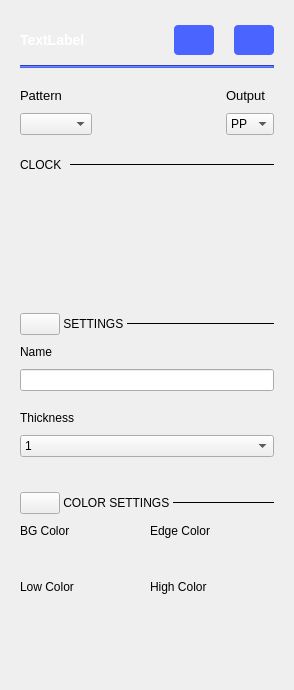
<?xml version="1.0" encoding="UTF-8"?>
<ui version="4.0">
 <class>PGCGSettings</class>
 <widget class="QWidget" name="PGCGSettings">
  <property name="geometry">
   <rect>
    <x>0</x>
    <y>0</y>
    <width>294</width>
    <height>690</height>
   </rect>
  </property>
  <property name="sizePolicy">
   <sizepolicy hsizetype="MinimumExpanding" vsizetype="Expanding">
    <horstretch>0</horstretch>
    <verstretch>0</verstretch>
   </sizepolicy>
  </property>
  <property name="windowTitle">
   <string>Form</string>
  </property>
  <property name="styleSheet">
   <string notr="true">#PBLeft, #PBRight {
  width: 40px;
  height: 30px;
  border-radius: 4px;
  background-color: #4a64ff;
}</string>
  </property>
  <layout class="QVBoxLayout" name="verticalLayout">
   <property name="spacing">
    <number>0</number>
   </property>
   <property name="leftMargin">
    <number>0</number>
   </property>
   <property name="topMargin">
    <number>0</number>
   </property>
   <property name="rightMargin">
    <number>0</number>
   </property>
   <property name="bottomMargin">
    <number>0</number>
   </property>
   <item>
    <layout class="QVBoxLayout" name="verticalLayout_2">
     <property name="leftMargin">
      <number>20</number>
     </property>
     <property name="topMargin">
      <number>25</number>
     </property>
     <property name="rightMargin">
      <number>20</number>
     </property>
     <item>
      <layout class="QHBoxLayout" name="horizontalLayout">
       <property name="spacing">
        <number>0</number>
       </property>
       <property name="leftMargin">
        <number>0</number>
       </property>
       <property name="rightMargin">
        <number>0</number>
       </property>
       <item>
        <layout class="QVBoxLayout" name="verticalLayout_3">
         <property name="spacing">
          <number>0</number>
         </property>
         <item>
          <layout class="QHBoxLayout" name="horizontalLayout_2">
           <property name="spacing">
            <number>20</number>
           </property>
           <property name="topMargin">
            <number>0</number>
           </property>
           <property name="bottomMargin">
            <number>10</number>
           </property>
           <item>
            <widget class="QLabel" name="LTitle">
             <property name="styleSheet">
              <string notr="true">QLabel
{

font-size: 14px;
font-weight: bold;
line-height: 16px;
color: #FFFFFF;
}</string>
             </property>
             <property name="text">
              <string>TextLabel</string>
             </property>
            </widget>
           </item>
           <item>
            <spacer name="horizontalSpacer">
             <property name="orientation">
              <enum>Qt::Horizontal</enum>
             </property>
             <property name="sizeHint" stdset="0">
              <size>
               <width>40</width>
               <height>20</height>
              </size>
             </property>
            </spacer>
           </item>
           <item>
            <widget class="QPushButton" name="PBLeft">
             <property name="sizePolicy">
              <sizepolicy hsizetype="Maximum" vsizetype="Maximum">
               <horstretch>0</horstretch>
               <verstretch>0</verstretch>
              </sizepolicy>
             </property>
             <property name="minimumSize">
              <size>
               <width>0</width>
               <height>0</height>
              </size>
             </property>
             <property name="text">
              <string/>
             </property>
             <property name="icon">
              <iconset>
               <normalon>:/icons/time_trigger_left.svg</normalon>
              </iconset>
             </property>
             <property name="iconSize">
              <size>
               <width>40</width>
               <height>30</height>
              </size>
             </property>
            </widget>
           </item>
           <item>
            <widget class="QPushButton" name="PBRight">
             <property name="text">
              <string/>
             </property>
             <property name="icon">
              <iconset>
               <normalon>:/icons/time_trigger_right.svg</normalon>
              </iconset>
             </property>
             <property name="iconSize">
              <size>
               <width>40</width>
               <height>30</height>
              </size>
             </property>
            </widget>
           </item>
          </layout>
         </item>
         <item>
          <widget class="Line" name="line">
           <property name="sizePolicy">
            <sizepolicy hsizetype="Expanding" vsizetype="Fixed">
             <horstretch>0</horstretch>
             <verstretch>0</verstretch>
            </sizepolicy>
           </property>
           <property name="styleSheet">
            <string notr="true">width: 240px;
height: 2px;
background-color: #4A64FF;</string>
           </property>
           <property name="orientation">
            <enum>Qt::Horizontal</enum>
           </property>
          </widget>
         </item>
         <item>
          <widget class="QScrollArea" name="scrollArea">
           <property name="sizePolicy">
            <sizepolicy hsizetype="Expanding" vsizetype="Expanding">
             <horstretch>0</horstretch>
             <verstretch>0</verstretch>
            </sizepolicy>
           </property>
           <property name="frameShape">
            <enum>QFrame::NoFrame</enum>
           </property>
           <property name="frameShadow">
            <enum>QFrame::Plain</enum>
           </property>
           <property name="lineWidth">
            <number>0</number>
           </property>
           <property name="verticalScrollBarPolicy">
            <enum>Qt::ScrollBarAlwaysOff</enum>
           </property>
           <property name="horizontalScrollBarPolicy">
            <enum>Qt::ScrollBarAlwaysOff</enum>
           </property>
           <property name="sizeAdjustPolicy">
            <enum>QAbstractScrollArea::AdjustToContents</enum>
           </property>
           <property name="widgetResizable">
            <bool>true</bool>
           </property>
           <widget class="QWidget" name="scrollAreaWidgetContents">
            <property name="geometry">
             <rect>
              <x>0</x>
              <y>0</y>
              <width>250</width>
              <height>616</height>
             </rect>
            </property>
            <property name="sizePolicy">
             <sizepolicy hsizetype="Expanding" vsizetype="Expanding">
              <horstretch>0</horstretch>
              <verstretch>0</verstretch>
             </sizepolicy>
            </property>
            <layout class="QVBoxLayout" name="verticalLayout_12">
             <property name="spacing">
              <number>0</number>
             </property>
             <property name="leftMargin">
              <number>0</number>
             </property>
             <property name="topMargin">
              <number>0</number>
             </property>
             <property name="rightMargin">
              <number>0</number>
             </property>
             <property name="bottomMargin">
              <number>10</number>
             </property>
             <item>
              <layout class="QHBoxLayout" name="horizontalLayout_3">
               <property name="spacing">
                <number>0</number>
               </property>
               <property name="topMargin">
                <number>20</number>
               </property>
               <property name="bottomMargin">
                <number>20</number>
               </property>
               <item>
                <layout class="QVBoxLayout" name="verticalLayout_5">
                 <property name="spacing">
                  <number>10</number>
                 </property>
                 <item>
                  <widget class="QLabel" name="label_2">
                   <property name="sizePolicy">
                    <sizepolicy hsizetype="Preferred" vsizetype="Maximum">
                     <horstretch>0</horstretch>
                     <verstretch>0</verstretch>
                    </sizepolicy>
                   </property>
                   <property name="styleSheet">
                    <string notr="true">font-size: 13px;</string>
                   </property>
                   <property name="text">
                    <string>Pattern</string>
                   </property>
                  </widget>
                 </item>
                 <item>
                  <widget class="QComboBox" name="CBPattern"/>
                 </item>
                </layout>
               </item>
               <item>
                <spacer name="horizontalSpacer_3">
                 <property name="orientation">
                  <enum>Qt::Horizontal</enum>
                 </property>
                 <property name="sizeType">
                  <enum>QSizePolicy::Expanding</enum>
                 </property>
                 <property name="sizeHint" stdset="0">
                  <size>
                   <width>40</width>
                   <height>0</height>
                  </size>
                 </property>
                </spacer>
               </item>
               <item>
                <layout class="QVBoxLayout" name="verticalLayout_4">
                 <property name="spacing">
                  <number>10</number>
                 </property>
                 <property name="topMargin">
                  <number>0</number>
                 </property>
                 <item>
                  <widget class="QLabel" name="label_3">
                   <property name="sizePolicy">
                    <sizepolicy hsizetype="Preferred" vsizetype="Maximum">
                     <horstretch>0</horstretch>
                     <verstretch>0</verstretch>
                    </sizepolicy>
                   </property>
                   <property name="styleSheet">
                    <string notr="true">font-size: 13px;</string>
                   </property>
                   <property name="text">
                    <string>Output</string>
                   </property>
                  </widget>
                 </item>
                 <item>
                  <widget class="QComboBox" name="CBOutput">
                   <property name="enabled">
                    <bool>true</bool>
                   </property>
                   <item>
                    <property name="text">
                     <string>PP</string>
                    </property>
                   </item>
                   <item>
                    <property name="text">
                     <string>OD</string>
                    </property>
                   </item>
                  </widget>
                 </item>
                </layout>
               </item>
              </layout>
             </item>
             <item>
              <layout class="QHBoxLayout" name="horizontalLayout_4">
               <property name="spacing">
                <number>0</number>
               </property>
               <property name="topMargin">
                <number>0</number>
               </property>
               <property name="bottomMargin">
                <number>12</number>
               </property>
               <item>
                <widget class="QLabel" name="LPattern">
                 <property name="text">
                  <string>CLOCK </string>
                 </property>
                 <property name="subsection_label" stdset="0">
                  <bool>true</bool>
                 </property>
                </widget>
               </item>
               <item>
                <spacer name="horizontalSpacer_2">
                 <property name="orientation">
                  <enum>Qt::Horizontal</enum>
                 </property>
                 <property name="sizeType">
                  <enum>QSizePolicy::Fixed</enum>
                 </property>
                 <property name="sizeHint" stdset="0">
                  <size>
                   <width>5</width>
                   <height>20</height>
                  </size>
                 </property>
                </spacer>
               </item>
               <item>
                <widget class="Line" name="line_2">
                 <property name="sizePolicy">
                  <sizepolicy hsizetype="Expanding" vsizetype="Fixed">
                   <horstretch>0</horstretch>
                   <verstretch>0</verstretch>
                  </sizepolicy>
                 </property>
                 <property name="minimumSize">
                  <size>
                   <width>0</width>
                   <height>1</height>
                  </size>
                 </property>
                 <property name="maximumSize">
                  <size>
                   <width>16777215</width>
                   <height>1</height>
                  </size>
                 </property>
                 <property name="frameShadow">
                  <enum>QFrame::Plain</enum>
                 </property>
                 <property name="orientation">
                  <enum>Qt::Horizontal</enum>
                 </property>
                 <property name="subsection_line" stdset="0">
                  <bool>true</bool>
                 </property>
                </widget>
               </item>
              </layout>
             </item>
             <item>
              <widget class="QWidget" name="patternSettings" native="true">
               <property name="enabled">
                <bool>true</bool>
               </property>
               <property name="sizePolicy">
                <sizepolicy hsizetype="Expanding" vsizetype="Expanding">
                 <horstretch>0</horstretch>
                 <verstretch>0</verstretch>
                </sizepolicy>
               </property>
               <layout class="QVBoxLayout" name="verticalLayout_9">
                <property name="spacing">
                 <number>0</number>
                </property>
                <property name="leftMargin">
                 <number>0</number>
                </property>
                <property name="topMargin">
                 <number>0</number>
                </property>
                <property name="rightMargin">
                 <number>0</number>
                </property>
                <property name="bottomMargin">
                 <number>0</number>
                </property>
               </layout>
              </widget>
             </item>
             <item>
              <spacer name="verticalSpacer_2">
               <property name="orientation">
                <enum>Qt::Vertical</enum>
               </property>
               <property name="sizeType">
                <enum>QSizePolicy::Expanding</enum>
               </property>
               <property name="sizeHint" stdset="0">
                <size>
                 <width>20</width>
                 <height>40</height>
                </size>
               </property>
              </spacer>
             </item>
             <item>
              <spacer name="verticalSpacer">
               <property name="orientation">
                <enum>Qt::Vertical</enum>
               </property>
               <property name="sizeType">
                <enum>QSizePolicy::Minimum</enum>
               </property>
               <property name="sizeHint" stdset="0">
                <size>
                 <width>20</width>
                 <height>0</height>
                </size>
               </property>
              </spacer>
             </item>
             <item>
              <widget class="QWidget" name="widget" native="true">
               <property name="sizePolicy">
                <sizepolicy hsizetype="MinimumExpanding" vsizetype="Preferred">
                 <horstretch>0</horstretch>
                 <verstretch>0</verstretch>
                </sizepolicy>
               </property>
               <layout class="QVBoxLayout" name="verticalLayout_10">
                <property name="spacing">
                 <number>0</number>
                </property>
                <property name="leftMargin">
                 <number>0</number>
                </property>
                <property name="topMargin">
                 <number>0</number>
                </property>
                <property name="rightMargin">
                 <number>0</number>
                </property>
                <property name="bottomMargin">
                 <number>10</number>
                </property>
                <item>
                 <layout class="QHBoxLayout" name="horizontalLayout_5">
                  <property name="spacing">
                   <number>0</number>
                  </property>
                  <property name="topMargin">
                   <number>20</number>
                  </property>
                  <property name="bottomMargin">
                   <number>0</number>
                  </property>
                  <item>
                   <widget class="QPushButton" name="btnCollapse2">
                    <property name="text">
                     <string/>
                    </property>
                    <property name="checkable">
                     <bool>true</bool>
                    </property>
                    <property name="subsection_arrow_button" stdset="0">
                     <bool>true</bool>
                    </property>
                   </widget>
                  </item>
                  <item>
                   <widget class="QLabel" name="label_5">
                    <property name="text">
                     <string> SETTINGS </string>
                    </property>
                    <property name="subsection_label" stdset="0">
                     <bool>false</bool>
                    </property>
                   </widget>
                  </item>
                  <item>
                   <widget class="Line" name="line_3">
                    <property name="sizePolicy">
                     <sizepolicy hsizetype="Expanding" vsizetype="Fixed">
                      <horstretch>0</horstretch>
                      <verstretch>0</verstretch>
                     </sizepolicy>
                    </property>
                    <property name="maximumSize">
                     <size>
                      <width>16777215</width>
                      <height>1</height>
                     </size>
                    </property>
                    <property name="frameShadow">
                     <enum>QFrame::Plain</enum>
                    </property>
                    <property name="orientation">
                     <enum>Qt::Horizontal</enum>
                    </property>
                    <property name="subsection_line" stdset="0">
                     <bool>true</bool>
                    </property>
                   </widget>
                  </item>
                 </layout>
                </item>
                <item>
                 <widget class="QWidget" name="widget_3" native="true">
                  <layout class="QVBoxLayout" name="verticalLayout_13">
                   <property name="spacing">
                    <number>0</number>
                   </property>
                   <property name="leftMargin">
                    <number>0</number>
                   </property>
                   <property name="topMargin">
                    <number>0</number>
                   </property>
                   <property name="rightMargin">
                    <number>0</number>
                   </property>
                   <property name="bottomMargin">
                    <number>0</number>
                   </property>
                   <item>
                    <layout class="QVBoxLayout" name="verticalLayout_6">
                     <property name="spacing">
                      <number>0</number>
                     </property>
                     <property name="topMargin">
                      <number>10</number>
                     </property>
                     <item>
                      <widget class="QLabel" name="label_6">
                       <property name="sizePolicy">
                        <sizepolicy hsizetype="Expanding" vsizetype="Preferred">
                         <horstretch>0</horstretch>
                         <verstretch>0</verstretch>
                        </sizepolicy>
                       </property>
                       <property name="text">
                        <string>Name</string>
                       </property>
                      </widget>
                     </item>
                     <item>
                      <spacer name="verticalSpacer_4">
                       <property name="orientation">
                        <enum>Qt::Vertical</enum>
                       </property>
                       <property name="sizeType">
                        <enum>QSizePolicy::Fixed</enum>
                       </property>
                       <property name="sizeHint" stdset="0">
                        <size>
                         <width>20</width>
                         <height>10</height>
                        </size>
                       </property>
                      </spacer>
                     </item>
                     <item>
                      <widget class="QLineEdit" name="LECHLabel"/>
                     </item>
                    </layout>
                   </item>
                   <item>
                    <layout class="QVBoxLayout" name="verticalLayout_8">
                     <property name="spacing">
                      <number>0</number>
                     </property>
                     <property name="topMargin">
                      <number>20</number>
                     </property>
                     <item>
                      <widget class="QLabel" name="label_7">
                       <property name="sizePolicy">
                        <sizepolicy hsizetype="Expanding" vsizetype="Preferred">
                         <horstretch>0</horstretch>
                         <verstretch>0</verstretch>
                        </sizepolicy>
                       </property>
                       <property name="text">
                        <string>Thickness</string>
                       </property>
                      </widget>
                     </item>
                     <item>
                      <spacer name="verticalSpacer_5">
                       <property name="orientation">
                        <enum>Qt::Vertical</enum>
                       </property>
                       <property name="sizeType">
                        <enum>QSizePolicy::Fixed</enum>
                       </property>
                       <property name="sizeHint" stdset="0">
                        <size>
                         <width>20</width>
                         <height>10</height>
                        </size>
                       </property>
                      </spacer>
                     </item>
                     <item>
                      <widget class="QComboBox" name="cmb_thickness">
                       <property name="enabled">
                        <bool>true</bool>
                       </property>
                       <property name="sizePolicy">
                        <sizepolicy hsizetype="Expanding" vsizetype="Fixed">
                         <horstretch>0</horstretch>
                         <verstretch>0</verstretch>
                        </sizepolicy>
                       </property>
                       <item>
                        <property name="text">
                         <string>1</string>
                        </property>
                       </item>
                       <item>
                        <property name="text">
                         <string>1.5</string>
                        </property>
                       </item>
                       <item>
                        <property name="text">
                         <string>2</string>
                        </property>
                       </item>
                       <item>
                        <property name="text">
                         <string>2.5</string>
                        </property>
                       </item>
                       <item>
                        <property name="text">
                         <string>3</string>
                        </property>
                       </item>
                       <item>
                        <property name="text">
                         <string>3.5</string>
                        </property>
                       </item>
                       <item>
                        <property name="text">
                         <string>4</string>
                        </property>
                       </item>
                       <item>
                        <property name="text">
                         <string>4.5</string>
                        </property>
                       </item>
                       <item>
                        <property name="text">
                         <string>5</string>
                        </property>
                       </item>
                      </widget>
                     </item>
                    </layout>
                   </item>
                  </layout>
                 </widget>
                </item>
                <item>
                 <layout class="QHBoxLayout" name="horizontalLayout_7">
                  <property name="spacing">
                   <number>60</number>
                  </property>
                  <property name="topMargin">
                   <number>15</number>
                  </property>
                  <property name="rightMargin">
                   <number>0</number>
                  </property>
                  <property name="bottomMargin">
                   <number>0</number>
                  </property>
                 </layout>
                </item>
                <item>
                 <layout class="QVBoxLayout" name="verticalLayout_7">
                  <property name="spacing">
                   <number>0</number>
                  </property>
                  <property name="topMargin">
                   <number>0</number>
                  </property>
                  <property name="bottomMargin">
                   <number>0</number>
                  </property>
                  <item>
                   <layout class="QHBoxLayout" name="horizontalLayout_8">
                    <property name="spacing">
                     <number>0</number>
                    </property>
                    <property name="topMargin">
                     <number>20</number>
                    </property>
                    <property name="bottomMargin">
                     <number>10</number>
                    </property>
                    <item>
                     <widget class="QPushButton" name="btnCollapse">
                      <property name="sizePolicy">
                       <sizepolicy hsizetype="Fixed" vsizetype="Minimum">
                        <horstretch>0</horstretch>
                        <verstretch>0</verstretch>
                       </sizepolicy>
                      </property>
                      <property name="maximumSize">
                       <size>
                        <width>16777215</width>
                        <height>16777215</height>
                       </size>
                      </property>
                      <property name="text">
                       <string/>
                      </property>
                      <property name="checkable">
                       <bool>true</bool>
                      </property>
                      <property name="subsection_arrow_button" stdset="0">
                       <bool>true</bool>
                      </property>
                     </widget>
                    </item>
                    <item>
                     <widget class="QLabel" name="label">
                      <property name="text">
                       <string> COLOR SETTINGS </string>
                      </property>
                      <property name="subsection_label" stdset="0">
                       <bool>true</bool>
                      </property>
                     </widget>
                    </item>
                    <item>
                     <widget class="Line" name="line_4">
                      <property name="sizePolicy">
                       <sizepolicy hsizetype="Expanding" vsizetype="Fixed">
                        <horstretch>0</horstretch>
                        <verstretch>0</verstretch>
                       </sizepolicy>
                      </property>
                      <property name="maximumSize">
                       <size>
                        <width>16777215</width>
                        <height>1</height>
                       </size>
                      </property>
                      <property name="frameShadow">
                       <enum>QFrame::Plain</enum>
                      </property>
                      <property name="orientation">
                       <enum>Qt::Horizontal</enum>
                      </property>
                      <property name="subsection_line" stdset="0">
                       <bool>true</bool>
                      </property>
                     </widget>
                    </item>
                   </layout>
                  </item>
                  <item>
                   <widget class="QWidget" name="widget_2" native="true">
                    <property name="sizePolicy">
                     <sizepolicy hsizetype="Preferred" vsizetype="Preferred">
                      <horstretch>0</horstretch>
                      <verstretch>0</verstretch>
                     </sizepolicy>
                    </property>
                    <property name="minimumSize">
                     <size>
                      <width>0</width>
                      <height>100</height>
                     </size>
                    </property>
                    <layout class="QVBoxLayout" name="verticalLayout_11">
                     <property name="leftMargin">
                      <number>0</number>
                     </property>
                     <property name="topMargin">
                      <number>0</number>
                     </property>
                     <property name="rightMargin">
                      <number>0</number>
                     </property>
                     <property name="bottomMargin">
                      <number>0</number>
                     </property>
                     <item>
                      <layout class="QHBoxLayout" name="horizontalLayout_6">
                       <property name="leftMargin">
                        <number>0</number>
                       </property>
                       <property name="topMargin">
                        <number>0</number>
                       </property>
                       <item>
                        <widget class="QLabel" name="label_8">
                         <property name="text">
                          <string>BG Color</string>
                         </property>
                        </widget>
                       </item>
                       <item>
                        <widget class="QLabel" name="lblEdge">
                         <property name="styleSheet">
                          <string notr="true">QLabel{ opacity:0.6;}</string>
                         </property>
                         <property name="text">
                          <string>Edge Color</string>
                         </property>
                        </widget>
                       </item>
                      </layout>
                     </item>
                     <item>
                      <layout class="QHBoxLayout" name="horizontalLayout_9">
                       <property name="topMargin">
                        <number>0</number>
                       </property>
                       <item>
                        <widget class="QWidget" name="colorBG" native="true">
                         <property name="sizePolicy">
                          <sizepolicy hsizetype="Minimum" vsizetype="Fixed">
                           <horstretch>0</horstretch>
                           <verstretch>0</verstretch>
                          </sizepolicy>
                         </property>
                         <property name="minimumSize">
                          <size>
                           <width>0</width>
                           <height>30</height>
                          </size>
                         </property>
                         <property name="maximumSize">
                          <size>
                           <width>16777215</width>
                           <height>30</height>
                          </size>
                         </property>
                        </widget>
                       </item>
                       <item>
                        <widget class="QWidget" name="colorEdge" native="true">
                         <property name="sizePolicy">
                          <sizepolicy hsizetype="Minimum" vsizetype="Fixed">
                           <horstretch>0</horstretch>
                           <verstretch>0</verstretch>
                          </sizepolicy>
                         </property>
                         <property name="minimumSize">
                          <size>
                           <width>0</width>
                           <height>30</height>
                          </size>
                         </property>
                         <property name="maximumSize">
                          <size>
                           <width>16777215</width>
                           <height>30</height>
                          </size>
                         </property>
                        </widget>
                       </item>
                      </layout>
                     </item>
                     <item>
                      <layout class="QHBoxLayout" name="horizontalLayout_10">
                       <property name="leftMargin">
                        <number>0</number>
                       </property>
                       <property name="topMargin">
                        <number>0</number>
                       </property>
                       <item>
                        <widget class="QLabel" name="lblLow">
                         <property name="text">
                          <string>Low Color</string>
                         </property>
                        </widget>
                       </item>
                       <item>
                        <widget class="QLabel" name="lblHigh">
                         <property name="styleSheet">
                          <string notr="true">QLabel{ opacity:0.6;}</string>
                         </property>
                         <property name="text">
                          <string>High Color</string>
                         </property>
                        </widget>
                       </item>
                      </layout>
                     </item>
                     <item>
                      <layout class="QHBoxLayout" name="horizontalLayout_11">
                       <property name="topMargin">
                        <number>0</number>
                       </property>
                       <item>
                        <widget class="QWidget" name="colorLow" native="true">
                         <property name="sizePolicy">
                          <sizepolicy hsizetype="Minimum" vsizetype="Fixed">
                           <horstretch>0</horstretch>
                           <verstretch>0</verstretch>
                          </sizepolicy>
                         </property>
                         <property name="minimumSize">
                          <size>
                           <width>0</width>
                           <height>30</height>
                          </size>
                         </property>
                         <property name="maximumSize">
                          <size>
                           <width>16777215</width>
                           <height>30</height>
                          </size>
                         </property>
                        </widget>
                       </item>
                       <item>
                        <widget class="QWidget" name="colorHigh" native="true">
                         <property name="sizePolicy">
                          <sizepolicy hsizetype="Minimum" vsizetype="Fixed">
                           <horstretch>0</horstretch>
                           <verstretch>0</verstretch>
                          </sizepolicy>
                         </property>
                         <property name="minimumSize">
                          <size>
                           <width>0</width>
                           <height>30</height>
                          </size>
                         </property>
                         <property name="maximumSize">
                          <size>
                           <width>16777215</width>
                           <height>30</height>
                          </size>
                         </property>
                        </widget>
                       </item>
                      </layout>
                     </item>
                    </layout>
                   </widget>
                  </item>
                 </layout>
                </item>
                <item>
                 <spacer name="verticalSpacer_3">
                  <property name="orientation">
                   <enum>Qt::Vertical</enum>
                  </property>
                  <property name="sizeType">
                   <enum>QSizePolicy::Fixed</enum>
                  </property>
                  <property name="sizeHint" stdset="0">
                   <size>
                    <width>5</width>
                    <height>40</height>
                   </size>
                  </property>
                 </spacer>
                </item>
               </layout>
              </widget>
             </item>
            </layout>
           </widget>
          </widget>
         </item>
        </layout>
       </item>
      </layout>
     </item>
    </layout>
   </item>
  </layout>
 </widget>
 <resources/>
 <connections/>
</ui>
